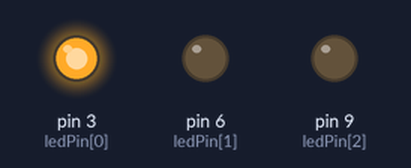
Simulated run of this sketch. Board: Arduino Uno, built with avr-gcc and run on an emulated ATmega328P. Parts: output pins drawn as LEDs (lit = HIGH).

Above: at 0.2 s.
At 1.5 s:
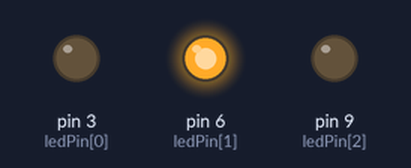
At 4.0 s:
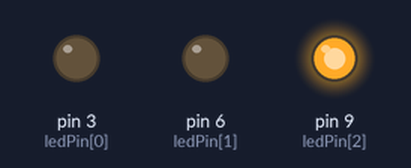
At 6.0 s:
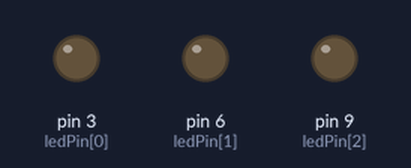
Timing chart, 0 to 9.1 s (numbered marks = the images above):
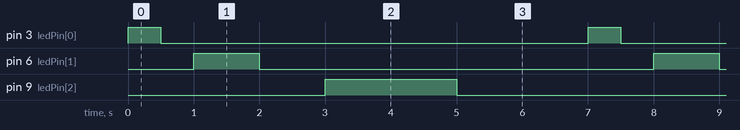

The sketch:

manyLedPins.ino
```cpp
int ledPin[] = {3, 6, 9};
int delayT[] = {500, 1000, 2000};
int i;
void setup() {
  // put your setup code here, to run once:
  for(i = 0; i < 3; i++)
  {
    pinMode(ledPin[i], OUTPUT);
  }
}

void loop() {
  // put your main code here, to run repeatedly:
  for(i = 0; i < 3; i++)
  {
    digitalWrite(ledPin[i], HIGH);
    delay(delayT[i]);
    digitalWrite(ledPin[i], LOW);
    delay(delayT[i]);
  }
}
```

Measured:
- by itself, pin 3 (ledPin[0]): alternates HIGH for 0.50 s and LOW for 6.5 s
- by itself, pin 6 (ledPin[1]): alternates HIGH for 1.0 s and LOW for 6.0 s
- by itself, pin 9 (ledPin[2]): alternates HIGH for 2.0 s and LOW for 5.0 s
